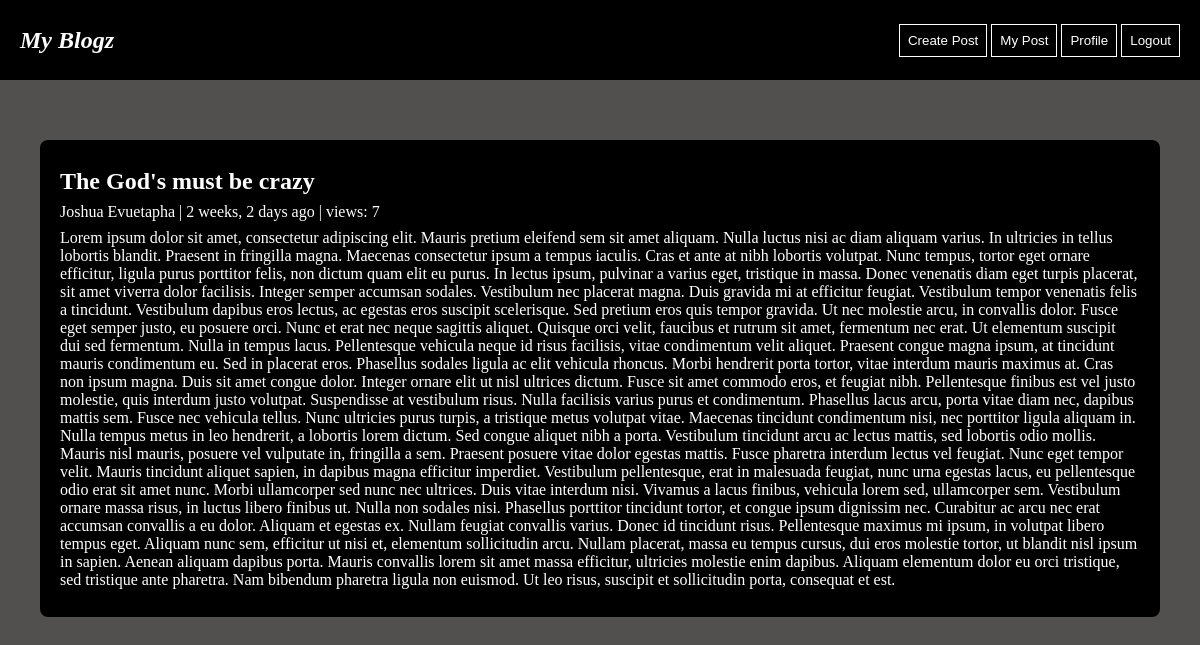
/post/1 (signed in), run on the app's committed database.
### blog_app/models.py (models this page shows)
class Post(models.Model):
    user  = models.ForeignKey(User, on_delete=models.RESTRICT, related_name="user")
    title = models.CharField(max_length=150)
    content = models.TextField()
    views = models.IntegerField(default=0)
    date  = models.DateTimeField(default=datetime.now())

class User(AbstractUser):
    profile_image = models.FileField(upload_to="profiles")

### blog_app/views.py (the view)
# urls.py: path("post/<int:id>", post),
def post(request, id):
    post = Post.objects.get(id=id)
    post.views += 1
    post.save()
    return render(request, "post.html", { "post": post })

### blog_app/templates/post.html
{% extends "./base.html" %}
{% load static%}
{% block content %}
<div class="post">
    <h2> {{post.title}} </h2>
    <p> {{post.user.first_name}} {{post.user.last_name}} | {{post.date| timesince }} ago | views: {{post.views}}</p>
    <p> {{post.content}} </p>
</div>
{% endblock %}

### blog_app/static/css/style.css (style rules this page uses)
* { margin: 0; box-sizing: border-box; color: white; }
body { background-color: rgb(82, 79, 79); }
.post { background-color: black; margin-top: 20px; margin-bottom: 20px; padding: 20px; border-radius: 8px; }
.post > * { margin-top: 8px; margin-bottom: 8px; }

### data on the page
Post: title "The God's must be crazy", user.first_name "Joshua", user.last_name "Evuetapha", date "2 weeks, 2 days", views "7", content "Lorem ipsum dolor sit amet, consectetur adipiscing elit. Mauris pretium eleifend sem sit amet aliquam. Nulla luctus nisi ac diam aliquam varius. In ultricies in tellus lobortis blandit. Praesent in fringilla magna. Maecenas consectetur ipsum a tempus iaculis. Cras et ante at nibh lobortis volutpat. Nunc tempus, tortor eget ornare efficitur, ligula purus porttitor felis, non dictum quam elit eu purus. In lectus ipsum, pulvinar a varius eget, tristique in massa. Donec venenatis diam eget turpis placerat, sit amet viverra dolor facilisis. Integer semper accumsan sodales. Vestibulum nec placerat magna. Duis gravida mi at efficitur feugiat. Vestibulum tempor venenatis felis a tincidunt.…"
